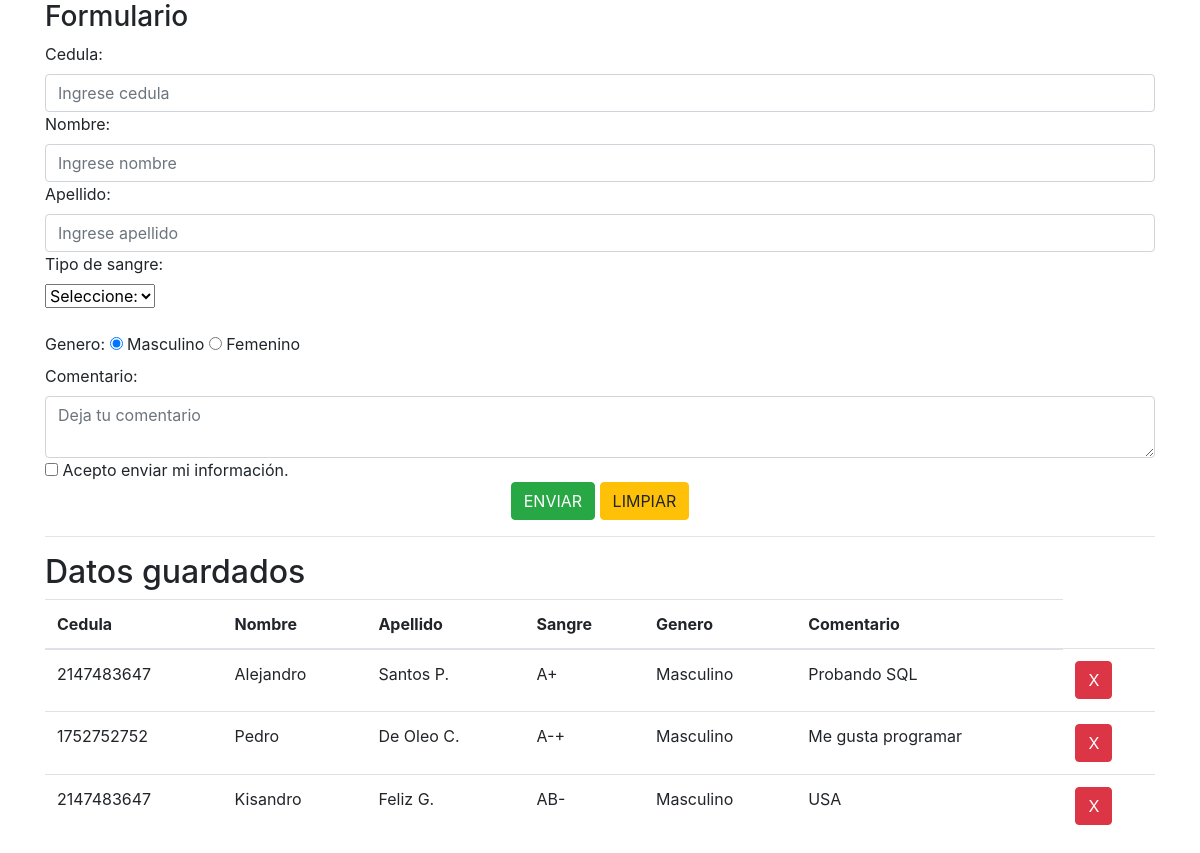
The page / on the database its author committed.
### tables this page shows
CREATE TABLE `formulario` (
  `id` int(10) NOT NULL,
  `cedula` int(13) DEFAULT NULL,
  `nombre` varchar(20) DEFAULT NULL,
  `apellido` varchar(30) DEFAULT NULL,
  `tipificacion` varchar(3) DEFAULT NULL,
  `genero` enum('Masculino','Femenino') DEFAULT NULL,
  `comentario` varchar(150) DEFAULT NULL
);

### application/controllers/Main.php (called while the page is built, shortened)
<?php
class Main extends CI_Controller {
    public function index()
    {
        $this->load->view('formulario');
    }
}
?>

### index.php (called while the page is built, shortened)
<?php
require_once BASEPATH.'core/CodeIgniter.php';

### application/helpers/core_helper.php (called while the page is built, shortened)
<?php
class core_persona{
    static function listado(){
        $CI =& get_instance();
        $rs= $CI->db->get('formulario')->result();
        return $rs;
    }
}
?>

### application/views/formulario.php (the view, shortened to what this page needs)
<!DOCTYPE html>
<html lang="en">
<head>
    <link rel="stylesheet" href="https://stackpath.bootstrapcdn.com/bootstrap/4.3.1/css/bootstrap.min.css">
</head>
<body>
<div class="container">
    <h3>Formulario</h3>
    <form method= "post" action="" class="form-horizontal">
        <?= asgInput('cedula','Cedula', ['placeholder'=>'Ingrese cedula','required'=>'required']); ?>
        <?= asgInput('nombre','Nombre',['placeholder'=>'Ingrese nombre','required'=>'required'] ); ?>
        <?= asgInput('apellido','Apellido', ['placeholder'=>'Ingrese apellido','required'=>'required']); ?>
        <div>
        <label>Tipo de sangre:</label><br>
        <select name="tipificacion">
        <option value="0">Seleccione:</option>
        </select>
        </div>
                <br>
        <div>
        <label>Genero:</label>
        <input type="radio" name="genero" value="Masculino" checked> Masculino
        <input type="radio" name="genero" value="Femenino"> Femenino
        </div>
        <?= asgTextArea('comentario','Comentario', ['placeholder'=>'Deja tu comentario']); ?>
        <input required type="checkbox"> Acepto enviar mi información.
        <br>
        <div class="text-center">
        <button type:"submit" class="btn btn-success bt-large">ENVIAR</button>
        <button type="reset" onclick="return confirm('Seguro de limpiar los campos?')" class="btn btn-warning bt-large">LIMPIAR</button>
        </div>
    </form>
    <hr>
    <h2>Datos guardados</h2>
    <table class="table table-condesed">
        <thead>
            <tr>
                <th>Cedula</th>
                <th>Nombre</th>
                <th>Apellido</th>
                <th>Sangre</th>
                <th>Genero</th>
                <th>Comentario</th>
            </tr>
        </thead>
        <tbody>
        <?php
        $rs = core_persona::listado();
        foreach($rs as $persona){
            $urlBorrar = base_url("index.php/main/borrar/{$persona->id}");
            echo"
           <tr>
           <td>{$persona->cedula}</td>
           <td>{$persona->nombre}</td>
           <td>{$persona->apellido}</td>
           <td>{$persona->tipificacion}</td>
           <td>{$persona->genero}</td>
           <td>{$persona->comentario}</td>
           <td><a href='$urlBorrar' onclick=\"return confirm('Estas seguro de eliminarlo?')\" class='btn btn-danger'>X</a></td>
           </tr>";
        }
           ?>
        </tbody>
    </table>
</div>
</body>
</html>

### application/helpers/componentes_helper.php (shortened to what this page needs)
<?php
function asgInput($nombre, $label, $opts=[]){
    $placeholder='';
    $type='text';
    $required='';
    $class='form-control';
    return "<div class='form=group'>
    <label> {$label}: </label>
    <input placeholder='{$placeholder}' class='{$class}' {$required} type='{$type}' name='{$nombre}'/>
    </div>";
}
function asgTextArea($nombre, $label, $opts=[]){
    $placeholder='';
    $type='text';
    $required='';
    $class='form-control';
    return "<div class='form=group'>
    <label> {$label}: </label><br>
    <textarea placeholder='{$placeholder}' class='{$class}' {$required} type='{$type}' name='{$nombre}'></textarea>
    </div>";
}

### rows shown on the page
formulario: cedula "2147483647", nombre "Alejandro", apellido "Santos P.", tipificacion "A+", genero "Masculino", comentario "Probando SQL"
formulario: cedula "1752752752", nombre "Pedro", apellido "De Oleo C.", tipificacion "A-+", genero "Masculino", comentario "Me gusta programar"
formulario: cedula "2147483647", nombre "Kisandro", apellido "Feliz G.", tipificacion "AB-", genero "Masculino", comentario "USA"

### other values the page prints
$label "Cedula Nombre Apellido"
$label "Comentario"
